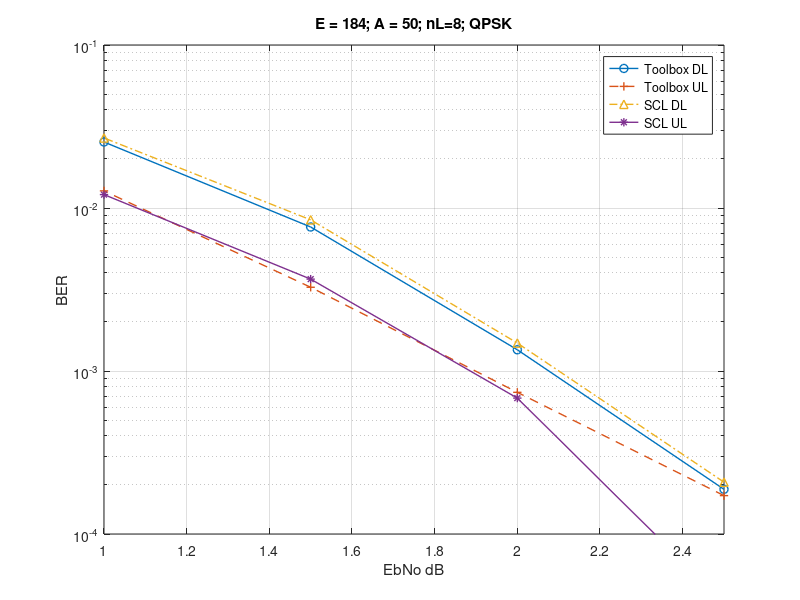
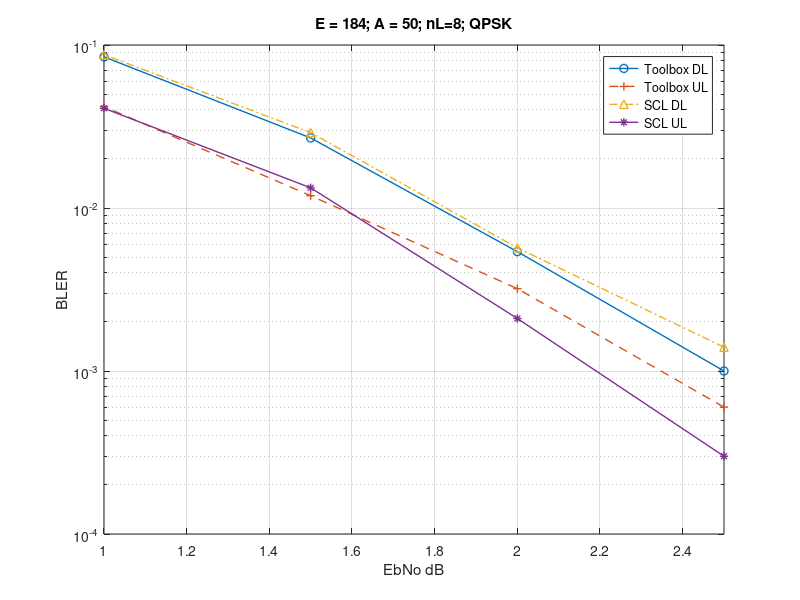

MATLAB code for these plots, in order:
clc; clear; close all;
EbNodB = 2.5:-0.5:1;
BER1 = [  1.8798120e-04   1.3498650e-03   7.6472353e-03   2.5403460e-02];
BER2 = [     1.7198280e-04   7.3992601e-04   3.2636736e-03   1.2734727e-02];
BER3 = [    2.0797920e-04   1.4838516e-03   8.4611539e-03   2.6899310e-02];
BER4 = [    3.7996200e-05   6.8193181e-04   3.6616338e-03   1.2084792e-02];
BLER1 = [  9.9990001e-04   5.3994601e-03   2.6897310e-02   8.4591541e-02];
BLER2 = [     5.9994001e-04   3.1996800e-03   1.1898810e-02   4.1895810e-02];
BLER3 = [   1.3998600e-03   5.6994301e-03   2.8997100e-02   8.7191281e-02];
BLER4 = [     2.9997000e-04   2.0997900e-03   1.3298670e-02   4.0895910e-02];


figure(1);
h=semilogy(EbNodB,BER1,'-o',EbNodB,BER2,'--+',EbNodB,BER3,'-.^',EbNodB,BER4,'-*'); hold on; grid on; xlabel('EbNo dB');ylabel('BER'); title('E = 184; A = 50; nL=8; QPSK');
axis([min(EbNodB) max(EbNodB) 1e-4 1e-1]); legend('Toolbox DL','Toolbox UL','SCL DL','SCL UL'); 
set(h,'linewidth',1);

figure(2);
g=semilogy(EbNodB,BLER1,'-o',EbNodB,BLER2,'--+',EbNodB,BLER3,'-.^',EbNodB,BLER4,'-*'); hold on; grid on; xlabel('EbNo dB');ylabel('BLER'); title('E = 184; A = 50; nL=8; QPSK');
axis([min(EbNodB) max(EbNodB) 1e-4 1e-1]); legend('Toolbox DL','Toolbox UL','SCL DL','SCL UL'); 
set(g,'linewidth',1);
